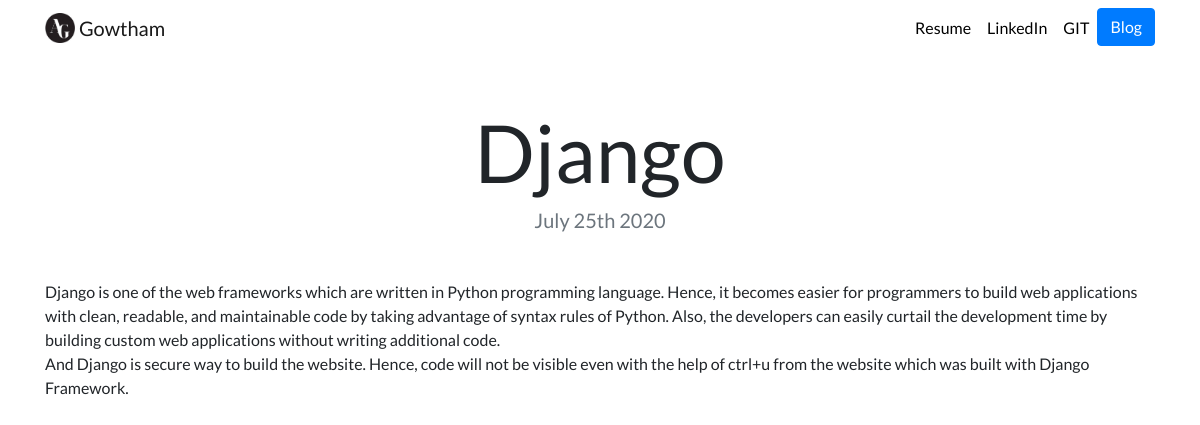
The app's page /blog/2/ with its own data.
### blog/models.py (models this page shows, shortened)
class Blog(models.Model):
    title = models.CharField(max_length=150)
    description = models.TextField()
    date = models.DateField()

### blog/views.py (the view)
# urls.py: path('<int:blog_id>/', views.detail, name='detail'),
def detail(request, blog_id):
    blog = get_object_or_404(Blog, pk=blog_id)
    return render(request, 'blog/detail.html', {'blog':blog})

### blog/templates/blog/detail.html
{% extends "portfolio/base.html" %}
{% load static %}
{% block content %}
<h1 class="text-center mt-5" id="blogdetailtitle">{{ blog.title }}</h1>
<h5 class="text-center text-muted mb-5">{{ blog.date|date:'F jS Y' }}</h5>
{{ blog.description|safe }}
{% endblock %}

### portfolio/static/portfolio/custom.css (style rules this page uses)
body { font-family: 'Lato', sans-serif; }
@media (min-width: 992px) { #blogdetailtitle { font-size: 5rem; } }

### records on screen
Blog: title "Django", date "July 25th 2020", description "Django is one of the web frameworks which are written in Python programming language. Hence, it becomes easier for programmers to build web applications with clean, readable, and maintainable code by taking advantage of syntax rules of Python. Also, the developers can easily curtail the development time by building custom web applications without writing additional code. And Django is secure way to build the website. Hence, code will not be visible even with the help of ctrl+u from the website which was built with Django Framework."
